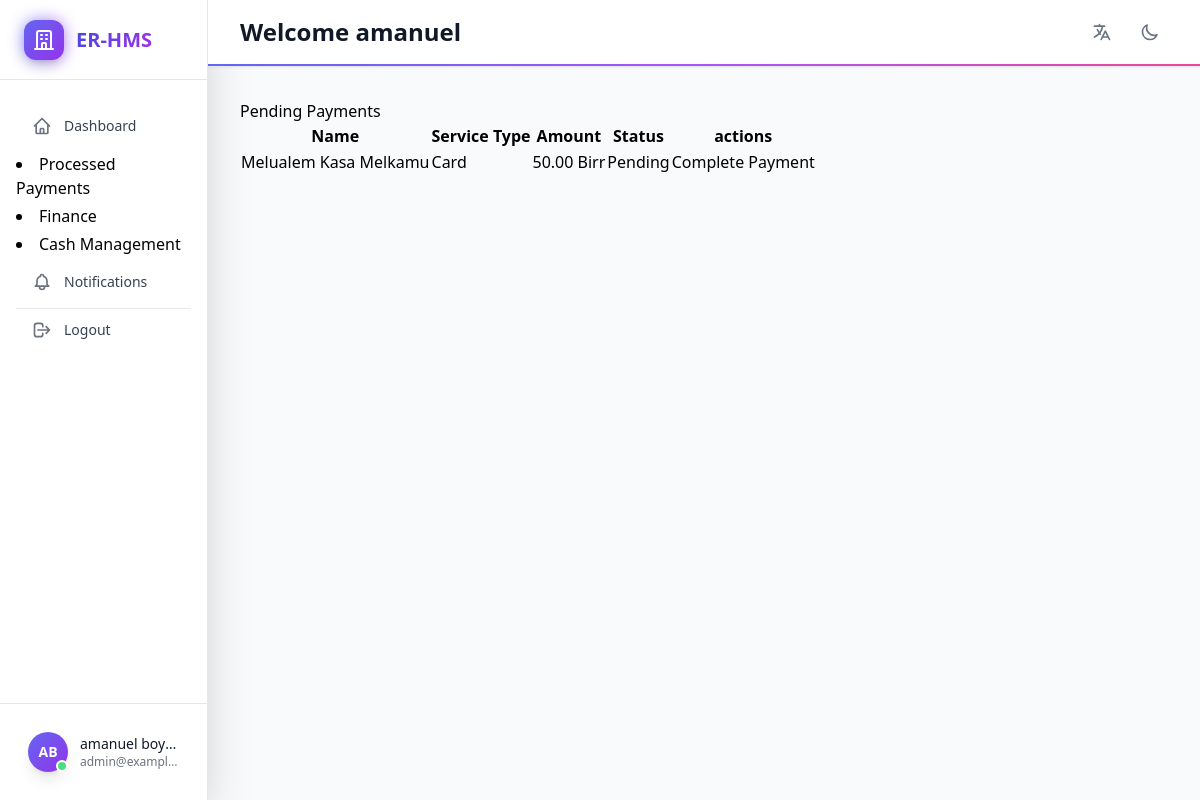
Page /finance/cashier_dashboard/ (signed in) on the committed database.
### accounts/models.py (models this page shows, shortened)
class Staff(AbstractUser):
    phone_number = models.CharField(max_length=15)
    ROLE_CHOICES = [
        ('doctor', 'Doctor'),
        ('nurse', 'Nurse'),
        ('receptionist', 'Receptionist'),
        ('lab_technician', 'Lab Technician'),
        ('pharmacist', 'Pharmacist'),
        ('admin', 'Administrator'),
        ('finance', 'Finance'),
        ('cashier', 'Cashier'),
    ]
    DEPARTMENT_CHOICES = [
        ('registrar', 'Registrar'),
        ('er', 'Emergency Room'),
        ('opd', 'Outpatient Department'),
        ('ipd', 'Inpatient Department'),
        ('mch', 'Mother and Child Department'),
        ('lab', 'Laboratory'),
        ('pharmacy', 'Pharmacy'),
        ('admin', 'Administration'),
        ('finance', 'Finance'),
    ]
    role = models.CharField(max_length=20, choices=ROLE_CHOICES)
    department = models.CharField(max_length=20, choices=DEPARTMENT_CHOICES)
    middle_name = models.CharField(max_length=20)

### finance/models.py (models this page shows, shortened)
class Payment(models.Model):
    STATUS_CHOICES = [
        ('pending', 'Pending'),
        ('paid', 'Paid'),
        ('credit', 'Credit'),
    ]
    visitor = models.ForeignKey(Visit, on_delete=models.CASCADE, related_name='payments')
    service = models.ForeignKey(Service, on_delete=models.CASCADE)
    amount = models.DecimalField(max_digits=10, decimal_places=2)
    status = models.CharField(max_length=10, choices=STATUS_CHOICES, default='pending')
    created_at = models.DateTimeField(auto_now_add=True)
    organization_letter = models.FileField(upload_to='letters/', null=True, blank=True)
    signed_attachment = models.FileField(upload_to='attachments/', null=True, blank=True)

class Service(models.Model):
    SERVICE_TYPES = [
        ('registration', 'Registration'),
        ('visit', 'Doctor Visit'),
        ('lab_test', 'Lab Test'),
        ('prescription', 'Prescription'),
    ]
    name = models.CharField(max_length=255)
    service_type = models.CharField(max_length=20, choices=SERVICE_TYPES)
    price = models.DecimalField(max_digits=10, decimal_places=2)

### hospital_app/models.py (models this page shows, shortened)
class Visit(models.Model):
    URGENCY_CHOICES = [('urgent', 'Urgent'), ('non_urgent', 'Non-Urgent')]
    patient = models.ForeignKey(Patient, on_delete=models.CASCADE, related_name='visits')
    visit_date = models.DateTimeField(auto_now_add=True)
    chief_complaint = models.TextField(null=True, blank=True)  # C/C
    urgency = models.CharField(max_length=20, choices=URGENCY_CHOICES, default='non_urgent')
    history_of_present_illness = models.TextField(null=True, blank=True)  # HPI
    physical_examination = models.TextField(null=True, blank=True)  # P/E
    investigations = models.TextField(null=True, blank=True)  # Ix
    management_plan = models.TextField(null=True, blank=True)  # Mx
    clinical_diagnosis = models.TextField(null=True, blank=True)  # Clinical Dx
    treatment_plan = models.TextField(null=True, blank=True)  # Treatment Dx
    advice = models.TextField(null=True, blank=True)
    next_appointment_date = models.DateField(blank=True, null=True)
    attending_physician = models.ForeignKey(settings.AUTH_USER_MODEL, on_delete=models.SET_NULL, null=True, blank=True, limit_choices_to={'role': 'doctor'})
    physician_signature = models.CharField(max_length=100, blank=True)
    is_active = models.BooleanField(default=True)  # Mark visit as active by default
    status = models.CharField(
        max_length=20,
        choices=[
            ('pending_payment', 'Pending Payment'),
            ('triage', 'Triage'),
            ('ward_transfer', 'Transferred to Ward'),
            ('seen', 'Seen'),
            ('sent_to_lab', 'Sent to Lab'),
            ('sys_exam', 'System Examination'),
            ('prescribed', 'Prescribed'),
            ('completed', 'Completed'),
        ],
        default='pending_payment'
    )
    assigned_ward = models.CharField(
        max_length=20,
        choices=[
            ('ipd', 'In Patient Department'),
            ('opd', 'Out Patient Department'),
            ('er', 'Emergency')
        ],
        default='opd'
        )

### registrar/models.py (models this page shows, shortened)
class Patient(models.Model):
    GENDER_CHOICES = [('M', 'Male'), ('F', 'Female')]
    record_no = models.CharField(max_length=8, unique=True, editable=False)
    first_name = models.CharField(max_length=100)
    middle_name = models.CharField(max_length=100)
    last_name = models.CharField(max_length=100)
    dob = models.DateField()  # Date of Birth
    age = models.PositiveIntegerField()
    gender = models.CharField(max_length=1, choices=GENDER_CHOICES, default='M')
    phone = models.CharField(max_length=15)
    address = models.ForeignKey(Address, on_delete=models.CASCADE)
    national_id = models.CharField(max_length=20, unique=True, null=True, blank=True)
    created_at = models.DateTimeField(auto_now_add=True)
    @property
    def name(self):
        return f"{self.first_name} {self.middle_name}  {self.last_name}"

### finance/views.py (the view)
# urls.py: path('cashier_dashboard/', views.cashier_dashboard, name='cashier_dashboard'),
@login_required
def cashier_dashboard(request):
    pending_payments = Payment.objects.filter(status="PENDING")
    return render(request, 'cashier_dashboard.html', {"pending_payments": pending_payments})

### finance/templates/cashier_dashboard.html (shortened to what this page needs)
{% extends "dashboard_base.html" %}
{% block page_title %}Welcome {{ user.first_name }}{% endblock %}
{% block sidebar_items %}
    <li class="nav-item">
        <a class="nav-link" href="#">
            Processed Payments
        </a>
    </li>
    <li class="nav-item">
        <a class="nav-link" href="#">
            Finance
        </a>
    </li>
    <li class="nav-item">
        <a class="nav-link" href="#">
            Cash Management
        </a>
    </li>
{% endblock %}
{% block dashboard_content %}
<div class="row">
    <div class="col-12">
        <h4>Pending Payments</h4>
        {% if pending_payments %}
        <div class="table-responsive">
            <table class="table table-hover">
                <thead class="table-info">
                    <tr>
                        <th>Name</th>
                        <th>Service Type</th>
                        <th>Amount</th>
                        <th>Status</th>
                        <th>actions</th>
                    </tr>
                </thead>
                <tbody>
                    {% for payment in pending_payments %}
                    <tr >
                        <td>{{ payment.visitor.patient.name }}</td>
                        <td>{{ payment.service.name }}</td>
                        <td>{{ payment.amount }} Birr</td>
                        <td class="text-warning">Pending</td>
                        <td>
                            <form method="POST" action="{% url 'process_payment' payment.id %}">
                                <button type="submit" class="btn-info">Complete Payment</button>
                            </form>
                        </td>
                    </tr>
                    {% endfor %}
                </tbody>
            </table>
        </div>
        {% else %}
            <p>No Pending Payment.</p>
        {% endif %}
{% endblock %}

### accounts/templates/dashboard_base.html (shortened to what this page needs)
{% extends "generic_base.html" %}
{% load i18n %}
{% block content %}
<div class="min-h-screen">
    <div class="flex h-screen overflow-hidden">
        <aside class="hidden md:flex md:flex-shrink-0 sidebar-transition">
            <div class="flex flex-col w-52 bg-white dark:bg-gray-800 shadow-2xl dark:shadow-gray-900/30 border-r border-gray-200 dark:border-gray-700">
                <div class="flex items-center justify-between h-20 px-6 border-b border-gray-200 dark:border-gray-700">
                    <div class="flex items-center space-x-3 group cursor-pointer">
                        <div class="relative">
                            <div class="absolute inset-0 bg-gradient-to-r from-indigo-500 to-purple-500 rounded-xl blur opacity-75 group-hover:opacity-100 transition-opacity duration-300"></div>
                            <div class="relative w-10 h-10 bg-gradient-to-br from-indigo-500 to-purple-600 rounded-xl flex items-center justify-center shadow-lg transform transition-all duration-300 group-hover:scale-110">
                                <svg class="w-6 h-6 text-white" fill="none" stroke="currentColor" viewBox="0 0 24 24">
                                    <path stroke-linecap="round" stroke-linejoin="round" stroke-width="2" d="M19 21V5a2 2 0 00-2-2H7a2 2 0 00-2 2v16m14 0h2m-2 0h-5m-9 0H3m2 0h5M9 7h1m-1 4h1m4-4h1m-1 4h1m-5 10v-5a1 1 0 011-1h2a1 1 0 011 1v5m-4 0h4"></path>
                                </svg>
                            </div>
                        </div>
                        <span class="text-xl font-bold bg-gradient-to-r from-indigo-600 to-purple-600 dark:from-indigo-400 dark:to-purple-400 bg-clip-text text-transparent">
                        </span>
                    </div>
                </div>
                <div class="flex-1 flex flex-col overflow-y-auto">
                    <nav class="flex-1 px-4 py-6 space-y-1">
                        <a href="{% url 'dashboard' %}"
                           class="sidebar-link group flex items-center px-4 py-3 text-sm font-medium rounded-xl transition-all duration-300 hover:bg-gray-100 dark:hover:bg-gray-700 hover:translate-x-1">
                            <span class="text-gray-700 dark:text-gray-200 group-hover:text-indigo-600 dark:group-hover:text-indigo-400">{% trans "Dashboard" %}</span>
                        </a>
                        {% block sidebar_items %}
                        {% endblock %}
                        <a href="{% url 'notifications' %}"
                           class="sidebar-link group flex items-center px-4 py-3 text-sm font-medium rounded-xl transition-all duration-300 hover:bg-gray-100 dark:hover:bg-gray-700 hover:translate-x-1 relative">
                            <span class="text-gray-700 dark:text-gray-200 group-hover:text-indigo-600 dark:group-hover:text-indigo-400">{% trans "Notifications" %}</span>
                        </a>
                        <div class="relative my-6">
                            <div class="absolute inset-0 flex items-center">
                                <div class="w-full border-t border-gray-200 dark:border-gray-700"></div>
                            </div>
                        </div>
                        <a href="{% url 'logout' %}"
                           class="sidebar-link group flex items-center px-4 py-3 text-sm font-medium rounded-xl transition-all duration-300 hover:bg-red-50 dark:hover:bg-red-900/20 hover:translate-x-1">
                            <span class="text-gray-700 dark:text-gray-200 group-hover:text-red-600 dark:group-hover:text-red-400">{% trans "Logout" %}</span>
                        </a>
                    </nav>
                </div>
                <div class="flex-shrink-0 p-4 border-t border-gray-200 dark:border-gray-700">
                    <div class="group relative">
                        <div class="relative flex items-center space-x-3 p-3 rounded-xl cursor-pointer hover:bg-gray-50 dark:hover:bg-gray-700 transition-all duration-300">
                            <div class="relative">
                                <div class="w-10 h-10 bg-gradient-to-br from-indigo-500 to-purple-600 rounded-full flex items-center justify-center shadow-lg">
                                    <span class="text-white text-sm font-bold">{{ user.first_name|first|upper }}{{ user.last_name|first|upper }}</span>
                                </div>
                                <div class="absolute bottom-0 right-0 w-3 h-3 bg-green-400 rounded-full border-2 border-white dark:border-gray-800 animate-pulse"></div>
                            </div>
                            <div class="flex-1 min-w-0">
                                <p class="text-sm font-medium text-gray-900 dark:text-white truncate">{{ user.get_full_name }}</p>
                                <p class="text-xs text-gray-500 dark:text-gray-400 truncate">{{ user.email }}</p>
                            </div>
                        </div>
                    </div>
                </div>
            </div>
        </aside>
        <div class="flex-1 flex flex-col overflow-hidden">
            <header class="bg-white dark:bg-gray-800 shadow-sm border-b border-gray-200 dark:border-gray-700 sticky top-0 z-30">
                <div class="px-4 sm:px-6 lg:px-8">
                    <div class="flex justify-between items-center h-16">
                        <div class="flex-1 flex items-center justify-center md:justify-start">
                            <h1 class="text-xl md:text-2xl font-bold text-gray-900 dark:text-white">
                                {% block page_title %}Dashboard{% endblock %}
                            </h1>
                        </div>
                        <div class="flex items-center space-x-3">
                            <div class="relative">
                                <button id="language-button" class="p-2 rounded-lg text-gray-500 hover:text-gray-700 dark:text-gray-400 dark:hover:text-gray-200 hover:bg-gray-100 dark:hover:bg-gray-700 transition-all duration-300">
                                    <svg class="h-5 w-5" fill="none" stroke="currentColor" viewBox="0 0 24 24">
                                        <path stroke-linecap="round" stroke-linejoin="round" stroke-width="2" d="M3 5h12M9 3v2m1.048 9.5A18.022 18.022 0 016.412 9m6.088 9h7M11 21l5-10 5 10M12.751 5C11.783 10.77 8.07 15.61 3 18.129"></path>
                                    </svg>
                                </button>
                                    {% get_current_language as LANGUAGE_CODE %}
                                    {% get_available_languages as LANGUAGES %}
                                    {% get_language_info_list for LANGUAGES as languages %}
                            </div>
                            <div class="relative">
                                <button id="theme-button" class="p-2 rounded-lg text-gray-500 hover:text-gray-700 dark:text-gray-400 dark:hover:text-gray-200 hover:bg-gray-100 dark:hover:bg-gray-700 transition-all duration-300">
                                    <svg id="theme-icon-dark" class="h-5 w-5 block dark:hidden" fill="none" stroke="currentColor" viewBox="0 0 24 24">
                                        <path stroke-linecap="round" stroke-linejoin="round" stroke-width="2" d="M20.354 15.354A9 9 0 018.646 3.646 9.003 9.003 0 0012 21a9.003 9.003 0 008.354-5.646z"></path>
                                    </svg>
                                </button>
                            </div>
                        </div>
                    </div>
                </div>
                <div class="h-0.5 bg-gradient-to-r from-indigo-500 via-purple-500 to-pink-500 transform scale-x-0 animate-expand-width origin-left"></div>
            </header>
            <main class="flex-1 overflow-y-auto">
                <div class="px-4 sm:px-6 lg:px-8 py-8">
                    {% block dashboard_content %}{% endblock %}
                </div>
            </main>
        </div>
    </div>
</div>
{% endblock %}

### accounts/templates/generic_base.html (style rules this page uses)
.theme-transition { transition: background-color 0.3s ease, color 0.2s ease; }
* { transition-property: background-color, border-color, color, fill, stroke; transition-timing-function: cubic-bezier(0.4, 0, 0.2, 1); transition-duration: 150ms; }

### accounts/templates/dashboard_base.html (style rules this page uses)
.sidebar-transition { transition: all 0.3s cubic-bezier(0.4, 0, 0.2, 1); }
.animate-expand-width { animation: expandWidth 0.8s ease-out forwards; }
.animate-pulse { animation: pulse 2s cubic-bezier(0.4, 0, 0.6, 1) infinite; }

### rows in the picture
Staff: first_name|first "A", last_name|first "B", get_full_name "amanuel boy…", email "admin@exampl…", first_name "amanuel"
Payment: visitor.patient.name "Melualem Kasa Melkamu", service.name "Card", amount "50.00"
